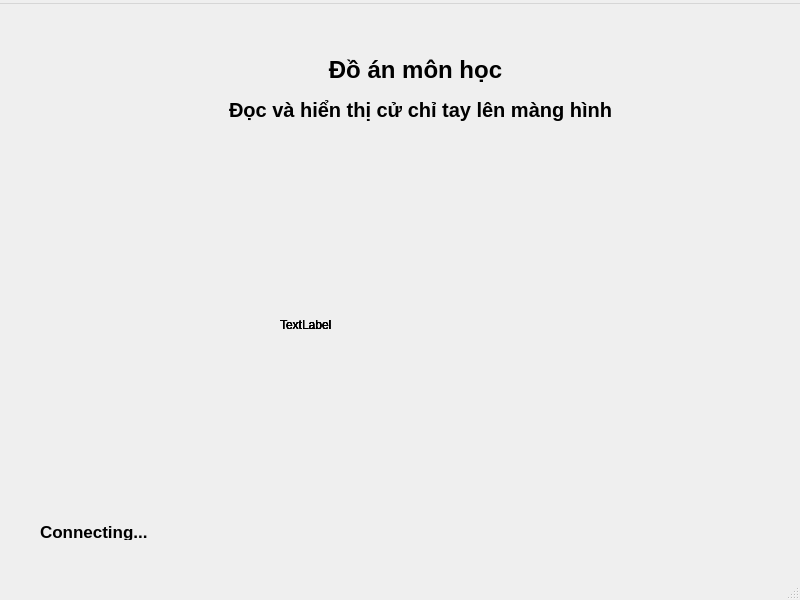
<?xml version="1.0" encoding="UTF-8"?>
<ui version="4.0">
 <class>MainWindow</class>
 <widget class="QMainWindow" name="MainWindow">
  <property name="geometry">
   <rect>
    <x>0</x>
    <y>0</y>
    <width>800</width>
    <height>600</height>
   </rect>
  </property>
  <property name="windowTitle">
   <string>MainWindow</string>
  </property>
  <widget class="QWidget" name="centralwidget">
   <property name="enabled">
    <bool>true</bool>
   </property>
   <widget class="QLabel" name="X_Palm">
    <property name="geometry">
     <rect>
      <x>280</x>
      <y>190</y>
      <width>251</width>
      <height>261</height>
     </rect>
    </property>
    <property name="text">
     <string>TextLabel</string>
    </property>
   </widget>
   <widget class="QLabel" name="X_M">
    <property name="geometry">
     <rect>
      <x>280</x>
      <y>190</y>
      <width>251</width>
      <height>261</height>
     </rect>
    </property>
    <property name="text">
     <string>TextLabel</string>
    </property>
   </widget>
   <widget class="QLabel" name="X_I">
    <property name="geometry">
     <rect>
      <x>280</x>
      <y>190</y>
      <width>251</width>
      <height>261</height>
     </rect>
    </property>
    <property name="text">
     <string>TextLabel</string>
    </property>
   </widget>
   <widget class="QLabel" name="Main_label_2">
    <property name="geometry">
     <rect>
      <x>210</x>
      <y>80</y>
      <width>421</width>
      <height>51</height>
     </rect>
    </property>
    <property name="font">
     <font>
      <pointsize>15</pointsize>
      <bold>true</bold>
     </font>
    </property>
    <property name="text">
     <string>Đọc và hiển thị cử chỉ tay lên màng hình</string>
    </property>
    <property name="alignment">
     <set>Qt::AlignCenter</set>
    </property>
    <property name="wordWrap">
     <bool>false</bool>
    </property>
   </widget>
   <widget class="QLabel" name="X_P">
    <property name="geometry">
     <rect>
      <x>280</x>
      <y>190</y>
      <width>251</width>
      <height>261</height>
     </rect>
    </property>
    <property name="text">
     <string>TextLabel</string>
    </property>
   </widget>
   <widget class="QLabel" name="X_R">
    <property name="geometry">
     <rect>
      <x>280</x>
      <y>190</y>
      <width>251</width>
      <height>261</height>
     </rect>
    </property>
    <property name="text">
     <string>TextLabel</string>
    </property>
   </widget>
   <widget class="QLabel" name="Main_label">
    <property name="geometry">
     <rect>
      <x>310</x>
      <y>40</y>
      <width>211</width>
      <height>51</height>
     </rect>
    </property>
    <property name="font">
     <font>
      <pointsize>18</pointsize>
      <bold>true</bold>
     </font>
    </property>
    <property name="text">
     <string>Đồ án môn học</string>
    </property>
    <property name="alignment">
     <set>Qt::AlignCenter</set>
    </property>
    <property name="wordWrap">
     <bool>false</bool>
    </property>
   </widget>
   <widget class="QLabel" name="Status_label">
    <property name="geometry">
     <rect>
      <x>40</x>
      <y>520</y>
      <width>131</width>
      <height>16</height>
     </rect>
    </property>
    <property name="font">
     <font>
      <pointsize>13</pointsize>
      <bold>true</bold>
     </font>
    </property>
    <property name="text">
     <string>Connecting...</string>
    </property>
   </widget>
  </widget>
  <widget class="QMenuBar" name="menubar">
   <property name="geometry">
    <rect>
     <x>0</x>
     <y>0</y>
     <width>800</width>
     <height>21</height>
    </rect>
   </property>
   <widget class="QMenu" name="menuNguy_n_Ph_c_Long_62131035">
    <property name="title">
     <string/>
    </property>
   </widget>
   <addaction name="menuNguy_n_Ph_c_Long_62131035"/>
  </widget>
  <widget class="QStatusBar" name="statusbar"/>
 </widget>
 <resources/>
 <connections/>
</ui>
